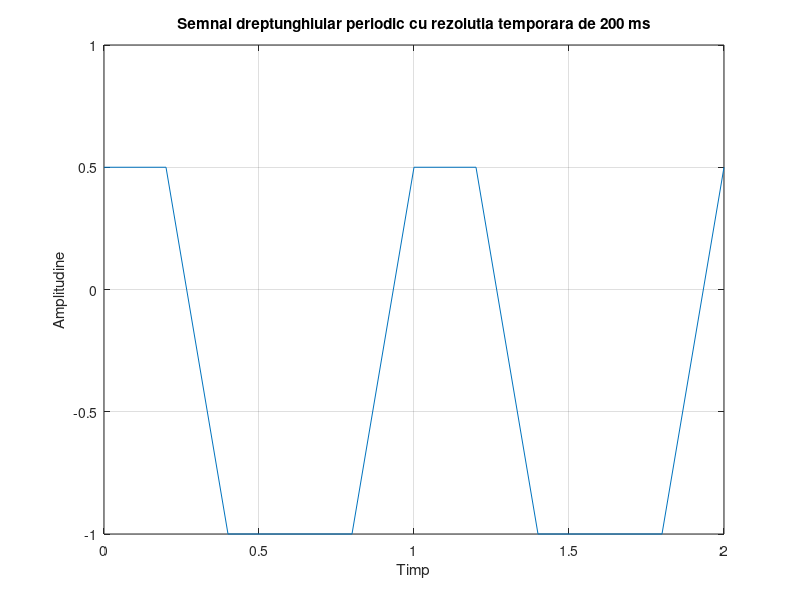

Source code (MATLAB):

n=25;                     % factor de umplere
t=0:0.2:2;                % un vector prntru timp care merge de la 0 la 2 secunde, cu pasul de 200 ms
s= (1-n/100)*square(t*2*pi, n) - n/100; % square se foloseste pentru a reprezenta grafic semnalul dreptunghiular si, deoarece nivelul maxim este diferit de nivelul minim, se va inmulti cu 1-n/100 si se va scadea n/100 pentru a avea 0.5 nivelul maxim si -1 nivelul minim
figure(3);                % numele figurii
plot (t,s);               %  se vor reprezenta grafic elementele vectorului s în funcţie de elementele vectorului t; 
xlabel('Timp');           % denumirea axei x
ylabel('Amplitudine');    % denumirea axei y
title('Semnal dreptunghiular periodic cu rezolutia temporara de 200 ms'); %titlul figurii
grid                      % reteaua de linii
